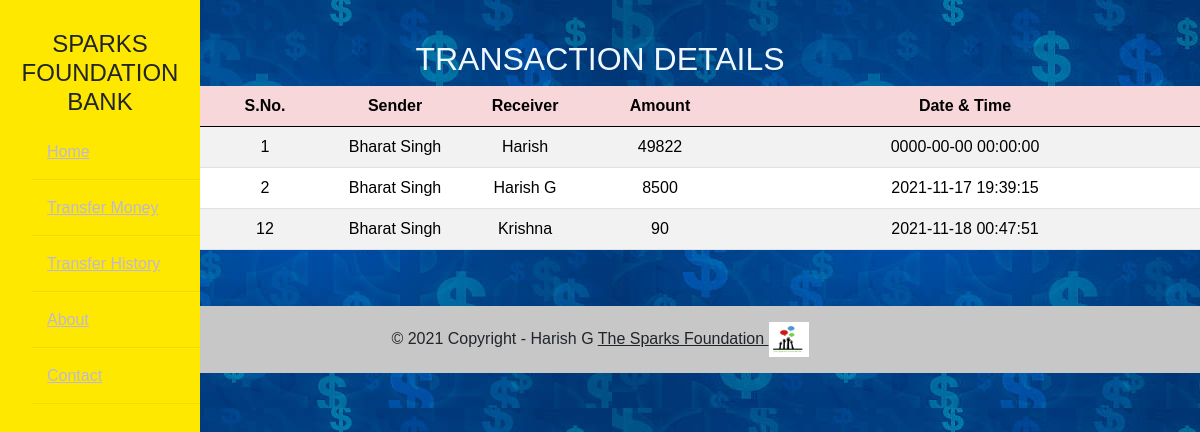
The page /history.php on the database its author committed.
### tables this page shows
CREATE TABLE `transaction` (
  `sno` int(3) NOT NULL,
  `sender` text NOT NULL,
  `receiver` text NOT NULL,
  `balance` int(8) NOT NULL,
  `datetime` datetime NOT NULL DEFAULT current_timestamp()
);

### history.php (the view, shortened to what this page needs)
<!doctype html>
<html lang="en">
<head>
    <link href="https://cdn.jsdelivr.net/npm/bootstrap@5.0.0-beta1/dist/css/bootstrap.min.css" rel="stylesheet"
>
    <link rel="stylesheet" href="css/style3.css">
<link href="style3.css" rel="stylesheet" type="text/css">
</head>
	<body background="background/istockphoto-528219721-612x612.jpg">
 <div class="wrapper">
	<div class="sidebar">
		<h4 align="center"> SPARKS FOUNDATION BANK</h4>
		<ul>
		<li> <a aria-current="page" href="index.php"><i class="fas fa-home"></i>Home</a></li>
		<li><a href="money.php" id="money.php"><i class="fas fa-comment-dollar"></i>Transfer Money</a></li>
	    <li> <a href="history.php" id="history.php"><i class="fas fa-exchange-alt"></i>Transfer History</a></li>
		<li>  <a href="https://www.thesparksfoundationsingapore.org/ " target="_blank"><i class="fas fa-address-card"></i>About </a></li>
		<li> <a href="contact.php"><i class="far fa-address-book"></i>Contact</a></li>
		</ul>
   </div>
</div>
	<p>&nbsp;</p>
	<h2 style="text-align: center; color: aliceblue "> TRANSACTION DETAILS</h2>
<th  class="text-center"><div class="table-responsive-sm" style="margin-right: 200px">
	        <table width="76%" height="68" bgcolor=white class="table table-hover table-striped" style="margin-left: 200px"  >
	          <thead style="color : black;" class="table-danger" bgcolor="#FF0004">
	            <tr>
	              <th width="13%" class="text-center">S.No.</th>
	              <th width="13%" class="text-center">Sender</th>
	              <th width="13%" class="text-center">Receiver</th>
	              <th width="14%" class="text-center">Amount</th>
	              <th width="47%" class="text-lg-center">Date & Time</th>
                </tr>
              </thead>
	          <tbody>
	            <?php
include 'connect.php';
$sql ="select * from transaction";
$query =mysqli_query($conn, $sql);
while($rows = mysqli_fetch_assoc($query))
{
?>
	            <tr style="color : black;">
	              <td class="text-center py-2"><?php echo $rows['sno']; ?></td>
	              <td class="text-center py-2"><?php echo $rows['sender']; ?></td>
	              <td class="text-center py-2"><?php echo $rows['receiver']; ?></td>
	              <td class="text-center py-2"><?php echo $rows['balance']; ?></td>
	              <td class="text-center py-2"><?php echo $rows['datetime']; ?></td>
	              <?php
            }
        ?>
              </tbody>
            </table>
</div></th>
<p>&nbsp;</p>
<div class="foot">
        <footer class="bg-light text-center text-lg-start">
            <div class="text-center p-3" style="background-color: rgba(0, 0, 0, 0.2)">
                © 2021 Copyright - Harish G
                <a class="text-dark" href="https://www.thesparksfoundationsingapore.org/" target="_blank"> The Sparks
                    Foundation <img src="logos/tsf.png" alt="" width="40" height="35"></a>
            </div>
        </footer>
    </div>
</body>
</html>

### style3.css (style rules this page uses)
* { font-family: 'Montserrat', sans-serif; }

### history.php (style rules this page uses)
* { margin: 0; padding: 0; box-sizing: border-box; list-style: none; text-decoration: none; font-family: 'Josefin Sans', sans-serif; }
body { background-color: #f3f5f9; }
.wrapper { display: flex; position: relative; }
.wrapper .sidebar { width: 200px; height: 100%; background: #FFE800; padding: 30px 0px; position: fixed; }
.wrapper .sidebar ul li { padding: 15px; border-bottom: 1px solid #bdb8d7; border-bottom: 1px solid rgba(0,0,0,0.05); border-top: 1px solid rgba(255,255,255,0.05); }
.wrapper .sidebar ul li a { color: #bdb8d7; display: block; }

### rows shown on the page
transaction: sno "1", sender "Bharat Singh", receiver "Harish", balance "49822", datetime "0000-00-00 00:00:00"
transaction: sno "2", sender "Bharat Singh", receiver "Harish G", balance "8500", datetime "2021-11-17 19:39:15"
transaction: sno "12", sender "Bharat Singh", receiver "Krishna", balance "90", datetime "2021-11-18 00:47:51"
